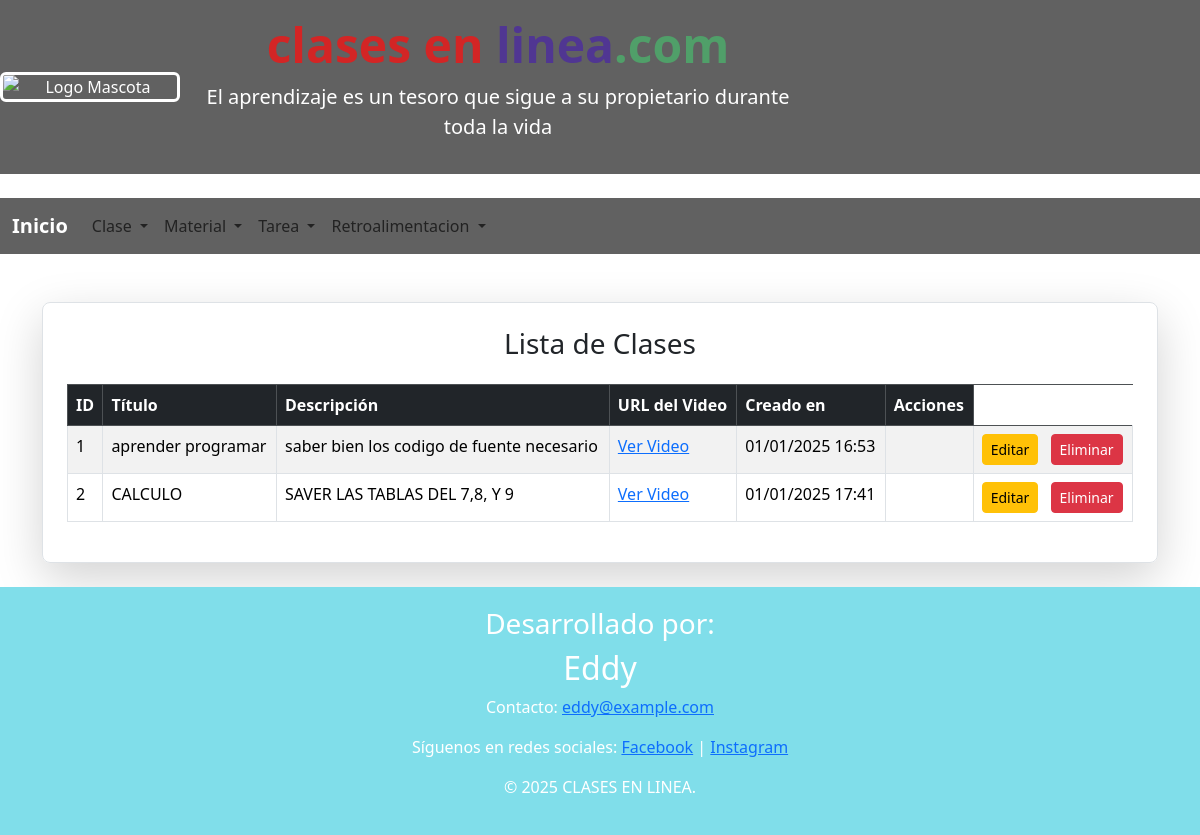
The app's page /listadoClase/ with its own data.
### aplicacion/clase/models.py (models this page shows, shortened)
class Clase(models.Model):
    id = models.AutoField(primary_key=True)
    titulo = models.CharField(max_length=200)
    descripcion = models.TextField()
    video_url = models.URLField()
    creado_en = models.DateTimeField(auto_now_add=True)

### aplicacion/clase/views.py (the view)
# urls.py: path('listadoClase/', views.listadoClase),  # Listado de mascotas
def listadoClase(request):
    clasesBdd = Clase.objects.all()
    return render(request, 'listadoClase.html', {'clases': clasesBdd})

### aplicacion/clase/templates/listadoClase.html
{% extends "./plantilla.html" %}
{% block contenido %}
<div class="container mt-5">
    <div class="border p-4 rounded-3 shadow-lg">
        <h3 class="mb-4 text-center">Lista de Clases</h3>
        <table class="table table-bordered table-striped table-hover">
            <thead class="table-dark">
                <tr>
                    <th>ID</th>
                    <th>Título</th>
                    <th>Descripción</th>
                    <th>URL del Video</th>
                    <th>Creado en</th>
                    <th>Acciones</th>
                </tr>
            </thead>
            <tbody>
                {% for clase in clases %}
                    <tr>
                        <td>{{ clase.id }}</td>
                        <td>{{ clase.titulo }}</td>
                        <td>{{ clase.descripcion }}</td>
                        <td>
                            <a href="{{ clase.video_url }}" target="_blank">Ver Video</a>
                        </td>
                        <td>{{ clase.creado_en|date:"d/m/Y H:i" }}</td>
                        <td>
                        <td>
                            <a href="/editarClase/{{clase.id}}" class="btn btn-warning btn-sm me-2">Editar</a>
                            <a onclick="return confirm('¿Está seguro de eliminar permanentemente?')" href="/eliminarClase/{{clase.id}}" class="btn btn-danger btn-sm">Eliminar</a>
                        </td>
                    </tr>
                {% endfor %}
            </tbody>
        </table>
    </div>
</div>
{% endblock %}

### records on screen
Clase: id "1", titulo "aprender programar", descripcion "saber bien los codigo de fuente necesario", creado_en "01/01/2025 16:53"
Clase: id "2", titulo "CALCULO", descripcion "SAVER LAS TABLAS DEL 7,8, Y 9", creado_en "01/01/2025 17:41"
